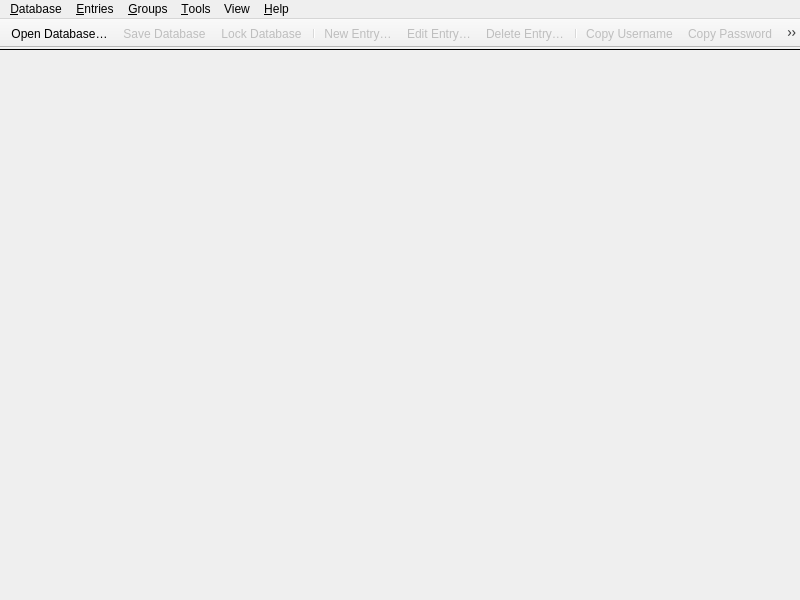
<?xml version="1.0" encoding="UTF-8"?>
<ui version="4.0">
 <class>MainWindow</class>
 <widget class="QMainWindow" name="MainWindow">
  <property name="enabled">
   <bool>true</bool>
  </property>
  <property name="geometry">
   <rect>
    <x>0</x>
    <y>0</y>
    <width>800</width>
    <height>600</height>
   </rect>
  </property>
  <property name="minimumSize">
   <size>
    <width>800</width>
    <height>500</height>
   </size>
  </property>
  <property name="windowTitle">
   <string notr="true">KeePassXC</string>
  </property>
  <widget class="QWidget" name="centralwidget">
   <property name="enabled">
    <bool>true</bool>
   </property>
   <layout class="QVBoxLayout" name="verticalLayout">
    <property name="spacing">
     <number>0</number>
    </property>
    <property name="leftMargin">
     <number>0</number>
    </property>
    <property name="topMargin">
     <number>0</number>
    </property>
    <property name="rightMargin">
     <number>0</number>
    </property>
    <property name="bottomMargin">
     <number>0</number>
    </property>
    <item>
     <widget class="MessageWidget" name="globalMessageWidget" native="true">
      <property name="sizePolicy">
       <sizepolicy hsizetype="Preferred" vsizetype="Preferred">
        <horstretch>0</horstretch>
        <verstretch>0</verstretch>
       </sizepolicy>
      </property>
     </widget>
    </item>
    <item>
     <widget class="Line" name="toolbarSeparator">
      <property name="frameShadow">
       <enum>QFrame::Plain</enum>
      </property>
      <property name="orientation">
       <enum>Qt::Horizontal</enum>
      </property>
     </widget>
    </item>
    <item>
     <widget class="QStackedWidget" name="stackedWidget">
      <property name="sizePolicy">
       <sizepolicy hsizetype="Preferred" vsizetype="Preferred">
        <horstretch>0</horstretch>
        <verstretch>0</verstretch>
       </sizepolicy>
      </property>
      <property name="currentIndex">
       <number>2</number>
      </property>
      <widget class="QWidget" name="pageDatabase">
       <layout class="QVBoxLayout" name="verticalLayout_2">
        <property name="leftMargin">
         <number>0</number>
        </property>
        <property name="topMargin">
         <number>0</number>
        </property>
        <property name="rightMargin">
         <number>0</number>
        </property>
        <property name="bottomMargin">
         <number>0</number>
        </property>
        <item>
         <widget class="DatabaseTabWidget" name="tabWidget">
          <property name="currentIndex">
           <number>-1</number>
          </property>
          <property name="tabsClosable">
           <bool>true</bool>
          </property>
          <property name="movable">
           <bool>true</bool>
          </property>
         </widget>
        </item>
       </layout>
      </widget>
      <widget class="QWidget" name="pageSettings">
       <layout class="QVBoxLayout" name="verticalLayout_3">
        <property name="leftMargin">
         <number>0</number>
        </property>
        <property name="topMargin">
         <number>0</number>
        </property>
        <property name="rightMargin">
         <number>0</number>
        </property>
        <property name="bottomMargin">
         <number>0</number>
        </property>
        <item>
         <widget class="ApplicationSettingsWidget" name="settingsWidget" native="true"/>
        </item>
       </layout>
      </widget>
      <widget class="QWidget" name="pageWelcome">
       <layout class="QVBoxLayout" name="verticalLayout_5">
        <item>
         <layout class="QHBoxLayout" name="horizontalLayout">
          <item>
           <spacer name="horizontalSpacer">
            <property name="orientation">
             <enum>Qt::Horizontal</enum>
            </property>
            <property name="sizeType">
             <enum>QSizePolicy::MinimumExpanding</enum>
            </property>
            <property name="sizeHint" stdset="0">
             <size>
              <width>50</width>
              <height>20</height>
             </size>
            </property>
           </spacer>
          </item>
          <item>
           <widget class="WelcomeWidget" name="welcomeWidget" native="true"/>
          </item>
          <item>
           <spacer name="horizontalSpacer_2">
            <property name="orientation">
             <enum>Qt::Horizontal</enum>
            </property>
            <property name="sizeType">
             <enum>QSizePolicy::MinimumExpanding</enum>
            </property>
            <property name="sizeHint" stdset="0">
             <size>
              <width>50</width>
              <height>20</height>
             </size>
            </property>
           </spacer>
          </item>
         </layout>
        </item>
       </layout>
      </widget>
      <widget class="QWidget" name="pagePasswordGenerator">
       <layout class="QVBoxLayout" name="verticalLayout_6">
        <property name="leftMargin">
         <number>60</number>
        </property>
        <property name="topMargin">
         <number>30</number>
        </property>
        <property name="rightMargin">
         <number>60</number>
        </property>
        <item>
         <spacer name="verticalSpacer_2">
          <property name="orientation">
           <enum>Qt::Vertical</enum>
          </property>
          <property name="sizeHint" stdset="0">
           <size>
            <width>20</width>
            <height>40</height>
           </size>
          </property>
         </spacer>
        </item>
        <item>
         <widget class="PasswordGeneratorWidget" name="passwordGeneratorWidget" native="true"/>
        </item>
        <item>
         <spacer name="verticalSpacer">
          <property name="orientation">
           <enum>Qt::Vertical</enum>
          </property>
          <property name="sizeHint" stdset="0">
           <size>
            <width>20</width>
            <height>40</height>
           </size>
          </property>
         </spacer>
        </item>
       </layout>
      </widget>
     </widget>
    </item>
   </layout>
  </widget>
  <widget class="QMenuBar" name="menubar">
   <property name="geometry">
    <rect>
     <x>0</x>
     <y>0</y>
     <width>800</width>
     <height>22</height>
    </rect>
   </property>
   <property name="contextMenuPolicy">
    <enum>Qt::PreventContextMenu</enum>
   </property>
   <widget class="QMenu" name="menuFile">
    <property name="title">
     <string>&amp;Database</string>
    </property>
    <widget class="QMenu" name="menuRecentDatabases">
     <property name="title">
      <string>&amp;Recent Databases</string>
     </property>
    </widget>
    <widget class="QMenu" name="menuImport">
     <property name="title">
      <string>&amp;Import</string>
     </property>
     <addaction name="actionImportCsv"/>
     <addaction name="actionImportOpVault"/>
     <addaction name="actionImportKeePass1"/>
    </widget>
    <widget class="QMenu" name="menuExport">
     <property name="title">
      <string>&amp;Export</string>
     </property>
     <addaction name="actionExportCsv"/>
     <addaction name="actionExportHtml"/>
     <addaction name="actionExportXML"/>
    </widget>
    <addaction name="actionDatabaseNew"/>
    <addaction name="actionDatabaseOpen"/>
    <addaction name="menuRecentDatabases"/>
    <addaction name="actionDatabaseSave"/>
    <addaction name="actionDatabaseSaveAs"/>
    <addaction name="actionDatabaseSaveBackup"/>
    <addaction name="actionDatabaseClose"/>
    <addaction name="separator"/>
    <addaction name="actionLockDatabase"/>
    <addaction name="actionLockAllDatabases"/>
    <addaction name="separator"/>
    <addaction name="actionReports"/>
    <addaction name="actionDatabaseSettings"/>
    <addaction name="actionDatabaseSecurity"/>
    <addaction name="separator"/>
    <addaction name="actionPasskeys"/>
    <addaction name="actionImportPasskey"/>
    <addaction name="separator"/>
    <addaction name="actionDatabaseMerge"/>
    <addaction name="menuImport"/>
    <addaction name="menuExport"/>
    <addaction name="separator"/>
    <addaction name="actionQuit"/>
   </widget>
   <widget class="QMenu" name="menuHelp">
    <property name="title">
     <string>&amp;Help</string>
    </property>
    <addaction name="separator"/>
    <addaction name="actionGettingStarted"/>
    <addaction name="actionUserGuide"/>
    <addaction name="actionKeyboardShortcuts"/>
    <addaction name="actionOnlineHelp"/>
    <addaction name="separator"/>
    <addaction name="actionCheckForUpdates"/>
    <addaction name="actionDonate"/>
    <addaction name="actionBugReport"/>
    <addaction name="actionAbout"/>
   </widget>
   <widget class="QMenu" name="menuEntries">
    <property name="title">
     <string>&amp;Entries</string>
    </property>
    <property name="separatorsCollapsible">
     <bool>true</bool>
    </property>
    <widget class="QMenu" name="menuEntryCopyAttribute">
     <property name="enabled">
      <bool>false</bool>
     </property>
     <property name="toolTip">
      <string/>
     </property>
     <property name="title">
      <string>Copy Att&amp;ribute</string>
     </property>
     <addaction name="actionEntryCopyTitle"/>
     <addaction name="actionEntryCopyNotes"/>
     <addaction name="separator"/>
    </widget>
    <widget class="QMenu" name="menuEntryTotp">
     <property name="enabled">
      <bool>false</bool>
     </property>
     <property name="title">
      <string>TOTP</string>
     </property>
     <addaction name="actionEntryCopyTotp"/>
     <addaction name="actionEntryCopyPasswordTotp"/>
     <addaction name="actionEntryTotp"/>
     <addaction name="actionEntryTotpQRCode"/>
     <addaction name="actionEntrySetupTotp"/>
    </widget>
    <widget class="QMenu" name="menuTags">
     <property name="title">
      <string>Tags</string>
     </property>
    </widget>
    <addaction name="actionEntryNew"/>
    <addaction name="actionEntryEdit"/>
    <addaction name="actionEntryClone"/>
    <addaction name="actionEntryDelete"/>
    <addaction name="separator"/>
    <addaction name="actionEntryMoveUp"/>
    <addaction name="actionEntryMoveDown"/>
    <addaction name="separator"/>
    <addaction name="actionEntryCopyUsername"/>
    <addaction name="actionEntryCopyPassword"/>
    <addaction name="actionEntryCopyURL"/>
    <addaction name="menuEntryCopyAttribute"/>
    <addaction name="menuEntryTotp"/>
    <addaction name="menuTags"/>
    <addaction name="separator"/>
    <addaction name="actionEntryAutoType"/>
    <addaction name="separator"/>
    <addaction name="actionEntryImportPasskey"/>
    <addaction name="separator"/>
    <addaction name="actionEntryOpenUrl"/>
    <addaction name="actionEntryDownloadIcon"/>
    <addaction name="separator"/>
    <addaction name="actionEntryAddToAgent"/>
    <addaction name="actionEntryRemoveFromAgent"/>
    <addaction name="separator"/>
    <addaction name="actionEntryRestore"/>
   </widget>
   <widget class="QMenu" name="menuGroups">
    <property name="title">
     <string>&amp;Groups</string>
    </property>
    <addaction name="actionGroupNew"/>
    <addaction name="actionGroupEdit"/>
    <addaction name="actionGroupClone"/>
    <addaction name="actionGroupDelete"/>
    <addaction name="actionGroupEmptyRecycleBin"/>
    <addaction name="separator"/>
    <addaction name="actionGroupDownloadFavicons"/>
    <addaction name="separator"/>
    <addaction name="actionGroupSortAsc"/>
    <addaction name="actionGroupSortDesc"/>
   </widget>
   <widget class="QMenu" name="menuTools">
    <property name="title">
     <string>&amp;Tools</string>
    </property>
    <addaction name="actionPasswordGenerator"/>
    <addaction name="actionSettings"/>
   </widget>
   <widget class="QMenu" name="menuView">
    <property name="title">
     <string>View</string>
    </property>
    <widget class="QMenu" name="menuTheme">
     <property name="title">
      <string>Theme</string>
     </property>
     <addaction name="actionThemeAuto"/>
     <addaction name="actionThemeLight"/>
     <addaction name="actionThemeDark"/>
     <addaction name="actionThemeClassic"/>
    </widget>
    <addaction name="menuTheme"/>
    <addaction name="actionCompactMode"/>
    <addaction name="actionAlwaysOnTop"/>
    <addaction name="actionAllowScreenCapture"/>
    <addaction name="actionShowPreviewPanel"/>
    <addaction name="actionShowToolbar"/>
    <addaction name="actionHideUsernames"/>
    <addaction name="actionHidePasswords"/>
   </widget>
   <addaction name="menuFile"/>
   <addaction name="menuEntries"/>
   <addaction name="menuGroups"/>
   <addaction name="menuTools"/>
   <addaction name="menuView"/>
   <addaction name="menuHelp"/>
  </widget>
  <widget class="KPToolBar" name="toolBar">
   <property name="contextMenuPolicy">
    <enum>Qt::PreventContextMenu</enum>
   </property>
   <property name="movable">
    <bool>false</bool>
   </property>
   <property name="iconSize">
    <size>
     <width>26</width>
     <height>26</height>
    </size>
   </property>
   <attribute name="toolBarArea">
    <enum>TopToolBarArea</enum>
   </attribute>
   <attribute name="toolBarBreak">
    <bool>false</bool>
   </attribute>
   <addaction name="actionDatabaseOpen"/>
   <addaction name="actionDatabaseSave"/>
   <addaction name="actionLockDatabaseToolbar"/>
   <addaction name="separator"/>
   <addaction name="actionEntryNew"/>
   <addaction name="actionEntryEdit"/>
   <addaction name="actionEntryDelete"/>
   <addaction name="separator"/>
   <addaction name="actionEntryCopyUsername"/>
   <addaction name="actionEntryCopyPassword"/>
   <addaction name="actionEntryCopyURL"/>
   <addaction name="actionEntryAutoType"/>
   <addaction name="separator"/>
   <addaction name="actionDatabaseSettings"/>
   <addaction name="actionReports"/>
   <addaction name="actionPasskeys"/>
   <addaction name="separator"/>
   <addaction name="actionPasswordGenerator"/>
   <addaction name="actionSettings"/>
   <addaction name="separator"/>
  </widget>
  <action name="actionQuit">
   <property name="text">
    <string>&amp;Quit</string>
   </property>
   <property name="menuRole">
    <enum>QAction::QuitRole</enum>
   </property>
  </action>
  <action name="actionAbout">
   <property name="text">
    <string>&amp;About</string>
   </property>
   <property name="menuRole">
    <enum>QAction::AboutRole</enum>
   </property>
  </action>
  <action name="actionCheckForUpdates">
   <property name="text">
    <string>&amp;Check for Updates</string>
   </property>
   <property name="menuRole">
    <enum>QAction::ApplicationSpecificRole</enum>
   </property>
  </action>
  <action name="actionDatabaseOpen">
   <property name="text">
    <string>&amp;Open Database…</string>
   </property>
  </action>
  <action name="actionDatabaseSave">
   <property name="enabled">
    <bool>false</bool>
   </property>
   <property name="text">
    <string>&amp;Save Database</string>
   </property>
  </action>
  <action name="actionDatabaseClose">
   <property name="enabled">
    <bool>false</bool>
   </property>
   <property name="text">
    <string>&amp;Close Database</string>
   </property>
  </action>
  <action name="actionDatabaseNew">
   <property name="text">
    <string>&amp;New Database…</string>
   </property>
   <property name="toolTip">
    <string>Create a new database</string>
   </property>
  </action>
  <action name="actionDatabaseMerge">
   <property name="text">
    <string>&amp;Merge From Database…</string>
   </property>
   <property name="toolTip">
    <string>Merge from another KDBX database</string>
   </property>
  </action>
  <action name="actionEntryNew">
   <property name="enabled">
    <bool>false</bool>
   </property>
   <property name="text">
    <string>&amp;New Entry…</string>
   </property>
   <property name="toolTip">
    <string>Add a new entry</string>
   </property>
  </action>
  <action name="actionEntryEdit">
   <property name="enabled">
    <bool>false</bool>
   </property>
   <property name="text">
    <string>&amp;Edit Entry…</string>
   </property>
   <property name="toolTip">
    <string>View or edit entry</string>
   </property>
  </action>
  <action name="actionEntryDelete">
   <property name="enabled">
    <bool>false</bool>
   </property>
   <property name="text">
    <string>&amp;Delete Entry…</string>
   </property>
  </action>
  <action name="actionGroupNew">
   <property name="enabled">
    <bool>false</bool>
   </property>
   <property name="text">
    <string>&amp;New Group…</string>
   </property>
   <property name="toolTip">
    <string>Add a new group</string>
   </property>
  </action>
  <action name="actionGroupEdit">
   <property name="enabled">
    <bool>false</bool>
   </property>
   <property name="text">
    <string>&amp;Edit Group…</string>
   </property>
  </action>
  <action name="actionGroupDelete">
   <property name="enabled">
    <bool>false</bool>
   </property>
   <property name="text">
    <string>&amp;Delete Group…</string>
   </property>
  </action>
  <action name="actionGroupDownloadFavicons">
   <property name="enabled">
    <bool>false</bool>
   </property>
   <property name="text">
    <string>Download All &amp;Favicons…</string>
   </property>
  </action>
  <action name="actionGroupSortAsc">
   <property name="enabled">
    <bool>false</bool>
   </property>
   <property name="text">
    <string>Sort &amp;A-Z</string>
   </property>
  </action>
  <action name="actionGroupSortDesc">
   <property name="enabled">
    <bool>false</bool>
   </property>
   <property name="text">
    <string>Sort &amp;Z-A</string>
   </property>
  </action>
  <action name="actionDatabaseSaveAs">
   <property name="enabled">
    <bool>false</bool>
   </property>
   <property name="text">
    <string>Sa&amp;ve Database As…</string>
   </property>
  </action>
  <action name="actionDatabaseSecurity">
   <property name="enabled">
    <bool>false</bool>
   </property>
   <property name="text">
    <string>Database &amp;Security…</string>
   </property>
  </action>
  <action name="actionReports">
   <property name="checkable">
    <bool>true</bool>
   </property>
   <property name="enabled">
    <bool>false</bool>
   </property>
   <property name="text">
    <string>Database &amp;Reports…</string>
   </property>
   <property name="toolTip">
    <string>Statistics, health check, etc.</string>
   </property>
   <property name="menuRole">
    <enum>QAction::NoRole</enum>
   </property>
  </action>
  <action name="actionDatabaseSettings">
   <property name="checkable">
    <bool>true</bool>
   </property>
   <property name="enabled">
    <bool>false</bool>
   </property>
   <property name="text">
    <string>&amp;Database Settings…</string>
   </property>
   <property name="toolTip">
    <string>Database settings</string>
   </property>
   <property name="menuRole">
    <enum>QAction::NoRole</enum>
   </property>
  </action>
  <action name="actionPasskeys">
   <property name="checkable">
    <bool>true</bool>
   </property>
   <property name="enabled">
    <bool>false</bool>
   </property>
   <property name="text">
    <string>Passkeys…</string>
   </property>
   <property name="toolTip">
    <string>Passkeys</string>
   </property>
   <property name="menuRole">
    <enum>QAction::NoRole</enum>
   </property>
  </action>
  <action name="actionImportPasskey">
   <property name="enabled">
    <bool>false</bool>
   </property>
   <property name="text">
    <string>Import Passkey</string>
   </property>
   <property name="toolTip">
    <string>Import Passkey</string>
   </property>
   <property name="menuRole">
    <enum>QAction::NoRole</enum>
   </property>
  </action>
  <action name="actionEntryClone">
   <property name="enabled">
    <bool>false</bool>
   </property>
   <property name="text">
    <string>&amp;Clone Entry…</string>
   </property>
  </action>
  <action name="actionEntryMoveUp">
   <property name="enabled">
    <bool>false</bool>
   </property>
   <property name="text">
    <string>Move u&amp;p</string>
   </property>
   <property name="toolTip">
    <string>Move entry one step up</string>
   </property>
  </action>
  <action name="actionEntryMoveDown">
   <property name="enabled">
    <bool>false</bool>
   </property>
   <property name="text">
    <string>Move do&amp;wn</string>
   </property>
   <property name="toolTip">
    <string>Move entry one step down</string>
   </property>
  </action>
  <action name="actionEntryCopyUsername">
   <property name="enabled">
    <bool>false</bool>
   </property>
   <property name="text">
    <string>Copy &amp;Username</string>
   </property>
   <property name="toolTip">
    <string>Copy username to clipboard</string>
   </property>
  </action>
  <action name="actionEntryCopyPassword">
   <property name="enabled">
    <bool>false</bool>
   </property>
   <property name="text">
    <string>Copy &amp;Password</string>
   </property>
   <property name="toolTip">
    <string>Copy password to clipboard</string>
   </property>
  </action>
  <action name="actionSettings">
   <property name="checkable">
    <bool>true</bool>
   </property>
   <property name="text">
    <string>&amp;Settings</string>
   </property>
   <property name="menuRole">
    <enum>QAction::PreferencesRole</enum>
   </property>
  </action>
  <action name="actionPasswordGenerator">
   <property name="checkable">
    <bool>true</bool>
   </property>
   <property name="text">
    <string>&amp;Password Generator</string>
   </property>
  </action>
  <action name="actionEntryAutoType">
   <property name="enabled">
    <bool>false</bool>
   </property>
   <property name="text">
    <string>Perform &amp;Auto-Type</string>
   </property>
  </action>
  <action name="actionEntryImportPasskey">
   <property name="enabled">
    <bool>false</bool>
   </property>
   <property name="text">
    <string>Import Passkey</string>
   </property>
  </action>
  <action name="actionEntryAutoTypeUsername">
   <property name="enabled">
    <bool>false</bool>
   </property>
   <property name="text">
    <string notr="true">{USERNAME}</string>
   </property>
   <property name="iconText">
    <string notr="true">{USERNAME}</string>
   </property>
   <property name="toolTip">
    <string notr="true">{USERNAME}</string>
   </property>
  </action>
  <action name="actionEntryAutoTypeUsernameEnter">
   <property name="enabled">
    <bool>false</bool>
   </property>
   <property name="text">
    <string notr="true">{USERNAME}{ENTER}</string>
   </property>
   <property name="iconText">
    <string notr="true">{USERNAME}{ENTER}</string>
   </property>
   <property name="toolTip">
    <string notr="true">{USERNAME}{ENTER}</string>
   </property>
  </action>
  <action name="actionEntryAutoTypePassword">
   <property name="enabled">
    <bool>false</bool>
   </property>
   <property name="text">
    <string notr="true">{PASSWORD}</string>
   </property>
   <property name="iconText">
    <string notr="true">{PASSWORD}</string>
   </property>
   <property name="toolTip">
    <string notr="true">{PASSWORD}</string>
   </property>
  </action>
  <action name="actionEntryAutoTypePasswordEnter">
   <property name="enabled">
    <bool>false</bool>
   </property>
   <property name="text">
    <string notr="true">{PASSWORD}{ENTER}</string>
   </property>
   <property name="iconText">
    <string notr="true">{PASSWORD}{ENTER}</string>
   </property>
   <property name="toolTip">
    <string notr="true">{PASSWORD}{ENTER}</string>
   </property>
  </action>
  <action name="actionEntryAutoTypeTOTP">
   <property name="enabled">
    <bool>false</bool>
   </property>
   <property name="text">
    <string notr="true">{TOTP}</string>
   </property>
   <property name="iconText">
    <string notr="true">{TOTP}</string>
   </property>
   <property name="toolTip">
    <string notr="true">{TOTP}</string>
   </property>
  </action>
  <action name="actionEntryDownloadIcon">
   <property name="text">
    <string>Download &amp;Favicon</string>
   </property>
  </action>
  <action name="actionEntryOpenUrl">
   <property name="enabled">
    <bool>false</bool>
   </property>
   <property name="text">
    <string>Open &amp;URL</string>
   </property>
  </action>
  <action name="actionLockDatabase">
   <property name="enabled">
    <bool>false</bool>
   </property>
   <property name="text">
    <string>&amp;Lock Database</string>
   </property>
  </action>
  <action name="actionLockAllDatabases">
   <property name="enabled">
    <bool>false</bool>
   </property>
   <property name="text">
    <string>Lock &amp;All Databases</string>
   </property>
  </action>
  <action name="actionEntryCopyTitle">
   <property name="enabled">
    <bool>false</bool>
   </property>
   <property name="text">
    <string>&amp;Title</string>
   </property>
   <property name="toolTip">
    <string>Copy title to clipboard</string>
   </property>
  </action>
  <action name="actionEntryCopyURL">
   <property name="enabled">
    <bool>false</bool>
   </property>
   <property name="text">
    <string>Copy &amp;URL</string>
   </property>
   <property name="toolTip">
    <string>Copy URL to clipboard</string>
   </property>
  </action>
  <action name="actionEntryCopyNotes">
   <property name="enabled">
    <bool>false</bool>
   </property>
   <property name="text">
    <string>&amp;Notes</string>
   </property>
   <property name="toolTip">
    <string>Copy notes to clipboard</string>
   </property>
  </action>
  <action name="actionExportCsv">
   <property name="enabled">
    <bool>false</bool>
   </property>
   <property name="text">
    <string>&amp;CSV File…</string>
   </property>
  </action>
  <action name="actionExportHtml">
   <property name="enabled">
    <bool>false</bool>
   </property>
   <property name="text">
    <string>&amp;HTML File…</string>
   </property>
  </action>
  <action name="actionImportKeePass1">
   <property name="text">
    <string>KeePass 1 Database…</string>
   </property>
   <property name="toolTip">
    <string>Import a KeePass 1 database</string>
   </property>
  </action>
  <action name="actionImportOpVault">
   <property name="text">
    <string>1Password Vault…</string>
   </property>
   <property name="toolTip">
    <string>Import a 1Password Vault</string>
   </property>
  </action>
  <action name="actionImportCsv">
   <property name="text">
    <string>CSV File…</string>
   </property>
   <property name="toolTip">
    <string>Import a CSV file</string>
   </property>
  </action>
  <action name="actionEntryTotp">
   <property name="text">
    <string>Show TOTP</string>
   </property>
  </action>
  <action name="actionEntryTotpQRCode">
   <property name="text">
    <string>Show QR Code</string>
   </property>
  </action>
  <action name="actionEntrySetupTotp">
   <property name="text">
    <string>Set up TOTP…</string>
   </property>
  </action>
  <action name="actionEntryCopyTotp">
   <property name="text">
    <string>Copy &amp;TOTP</string>
   </property>
  </action>
  <action name="actionEntryCopyPasswordTotp">
   <property name="text">
    <string>Copy Password and TOTP</string>
   </property>
  </action>
  <action name="actionGroupEmptyRecycleBin">
   <property name="text">
    <string>E&amp;mpty recycle bin</string>
   </property>
   <property name="visible">
    <bool>false</bool>
   </property>
  </action>
  <action name="actionDonate">
   <property name="text">
    <string>&amp;Donate</string>
   </property>
  </action>
  <action name="actionBugReport">
   <property name="text">
    <string>Report a &amp;Bug</string>
   </property>
  </action>
  <action name="actionGettingStarted">
   <property name="text">
    <string>&amp;Getting Started</string>
   </property>
   <property name="toolTip">
    <string>Open Getting Started Guide</string>
   </property>
  </action>
  <action name="actionOnlineHelp">
   <property name="text">
    <string>&amp;Online Help</string>
   </property>
   <property name="toolTip">
    <string>Go to online documentation</string>
   </property>
  </action>
  <action name="actionUserGuide">
   <property name="text">
    <string>&amp;User Guide</string>
   </property>
   <property name="toolTip">
    <string>Open User Guide</string>
   </property>
  </action>
  <action name="actionKeyboardShortcuts">
   <property name="text">
    <string>&amp;Keyboard Shortcuts</string>
   </property>
   <property name="shortcut">
    <string notr="true">Ctrl+/</string>
   </property>
  </action>
  <action name="actionDatabaseSaveBackup">
   <property name="enabled">
    <bool>false</bool>
   </property>
   <property name="text">
    <string>Save Database Backup…</string>
   </property>
  </action>
  <action name="actionEntryAddToAgent">
   <property name="text">
    <string>Add key to SSH Agent</string>
   </property>
  </action>
  <action name="actionEntryRemoveFromAgent">
   <property name="text">
    <string>Remove key from SSH Agent</string>
   </property>
  </action>
  <action name="actionCompactMode">
   <property name="checkable">
    <bool>true</bool>
   </property>
   <property name="text">
    <string>Compact Mode</string>
   </property>
  </action>
  <action name="actionThemeAuto">
   <property name="checkable">
    <bool>true</bool>
   </property>
   <property name="checked">
    <bool>true</bool>
   </property>
   <property name="text">
    <string>Automatic</string>
   </property>
  </action>
  <action name="actionThemeLight">
   <property name="checkable">
    <bool>true</bool>
   </property>
   <property name="text">
    <string>Light</string>
   </property>
  </action>
  <action name="actionThemeDark">
   <property name="checkable">
    <bool>true</bool>
   </property>
   <property name="text">
    <string>Dark</string>
   </property>
  </action>
  <action name="actionThemeClassic">
   <property name="checkable">
    <bool>true</bool>
   </property>
   <property name="text">
    <string>Classic (Platform-native)</string>
   </property>
  </action>
  <action name="actionShowToolbar">
   <property name="checkable">
    <bool>true</bool>
   </property>
   <property name="checked">
    <bool>true</bool>
   </property>
   <property name="text">
    <string>Show Toolbar</string>
   </property>
  </action>
  <action name="actionShowPreviewPanel">
   <property name="checkable">
    <bool>true</bool>
   </property>
   <property name="checked">
    <bool>true</bool>
   </property>
   <property name="text">
    <string>Show Preview Panel</string>
   </property>
  </action>
  <action name="actionAlwaysOnTop">
   <property name="checkable">
    <bool>true</bool>
   </property>
   <property name="text">
    <string>Always on Top</string>
   </property>
   <property name="shortcut">
    <string notr="true">Ctrl+Shift+A</string>
   </property>
  </action>
  <action name="actionHideUsernames">
   <property name="checkable">
    <bool>true</bool>
   </property>
   <property name="text">
    <string>Hide Usernames</string>
   </property>
   <property name="shortcut">
    <string notr="true">Ctrl+Shift+B</string>
   </property>
  </action>
  <action name="actionHidePasswords">
   <property name="checkable">
    <bool>true</bool>
   </property>
   <property name="checked">
    <bool>true</bool>
   </property>
   <property name="text">
    <string>Hide Passwords</string>
   </property>
   <property name="shortcut">
    <string notr="true">Ctrl+Shift+C</string>
   </property>
  </action>
  <action name="actionEntryAutoTypeSequence">
   <property name="text">
    <string notr="true">{USERNAME}{TAB}{PASSWORD}{ENTER}</string>
   </property>
   <property name="iconText">
    <string notr="true">{USERNAME}{TAB}{PASSWORD}{ENTER}</string>
   </property>
   <property name="toolTip">
    <string notr="true">{USERNAME}{TAB}{PASSWORD}{ENTER}</string>
   </property>
  </action>
  <action name="actionGroupClone">
   <property name="enabled">
    <bool>false</bool>
   </property>
   <property name="text">
    <string>Clone Group...</string>
   </property>
  </action>
  <action name="actionEntryRestore">
   <property name="text">
    <string notr="true" extracomment="Translatable string with plural form set in CPP file">Restore Entry(s)</string>
   </property>
   <property name="toolTip">
    <string notr="true" extracomment="Translatable string with plural form set in CPP file">Restore Entry(s)</string>
   </property>
   <property name="shortcut">
    <string notr="true">Ctrl+R</string>
   </property>
  </action>
  <action name="actionLockDatabaseToolbar">
   <property name="enabled">
    <bool>false</bool>
   </property>
   <property name="text">
    <string>&amp;Lock Database</string>
   </property>
  </action>
  <action name="actionExportXML">
   <property name="enabled">
    <bool>false</bool>
   </property>
   <property name="text">
    <string>&amp;XML File…</string>
   </property>
   <property name="toolTip">
    <string>XML File…</string>
   </property>
  </action>
  <action name="actionAllowScreenCapture">
   <property name="checkable">
    <bool>true</bool>
   </property>
   <property name="text">
    <string>Allow Screen Capture</string>
   </property>
  </action>
 </widget>
 <customwidgets>
  <customwidget>
   <class>MessageWidget</class>
   <extends>QWidget</extends>
   <header>gui/MessageWidget.h</header>
   <container>1</container>
  </customwidget>
  <customwidget>
   <class>PasswordGeneratorWidget</class>
   <extends>QWidget</extends>
   <header>gui/PasswordGeneratorWidget.h</header>
   <container>1</container>
  </customwidget>
  <customwidget>
   <class>DatabaseTabWidget</class>
   <extends>QTabWidget</extends>
   <header>gui/DatabaseTabWidget.h</header>
   <container>1</container>
  </customwidget>
  <customwidget>
   <class>ApplicationSettingsWidget</class>
   <extends>QWidget</extends>
   <header>gui/ApplicationSettingsWidget.h</header>
   <container>1</container>
  </customwidget>
  <customwidget>
   <class>WelcomeWidget</class>
   <extends>QWidget</extends>
   <header>gui/WelcomeWidget.h</header>
   <container>1</container>
  </customwidget>
  <customwidget>
   <class>KPToolBar</class>
   <extends>QToolBar</extends>
   <header>gui/widgets/KPToolBar.h</header>
  </customwidget>
 </customwidgets>
 <resources/>
 <connections/>
</ui>
